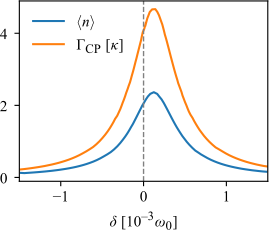

Write the Python code that produced this figure.
import matplotlib as mpl
mpl.use('pgf')

mpl_settings = {
    'text.usetex': False,
    'font.family': 'serif',
    'font.size': 11,
}

defaults = {
    'width': 3,
    'height': 2.6,
}

import matplotlib.pyplot as plt

plt.rcParams.update(mpl_settings)

import os
from sys import argv

filename = os.path.splitext(argv[0])[0]

import numpy as np

# Load and process data
x_gamma, y_gamma = np.loadtxt(argv[1], delimiter=',').T
x_nav, y_nav = np.loadtxt(argv[2], delimiter=',').T

fig, ax = plt.subplots(figsize=(defaults['width'], defaults['height']))

ax.plot(x_nav, y_nav, ls='-', lw=1.5, label=r'$\langle n \rangle$')
ax.plot(x_gamma,
        y_gamma,
        ls='-',
        lw=1.5,
        label=r'$\Gamma_{\mathrm{CP}}\ [\kappa]$')
ax.axvline(x=0, c='gray', ls='--', lw=1)
ax.set_xlabel(r'$\delta\ [10^{-3}\omega_0]$')
ax.set_xlim(-1.5, 1.5)
ax.legend(loc=2, frameon=False)

plt.tight_layout()

plt.savefig(f'{filename}.pgf')
